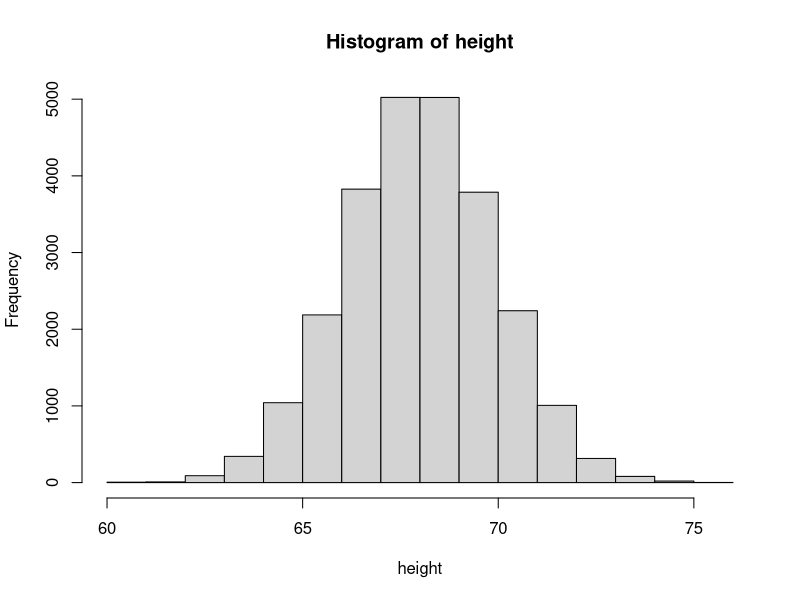

Write R code to recreate this figure.
## ---- chunk 1
knitr::opts_chunk$set(echo = TRUE)
## ---- chunk 2
#DATA LOAD
data <- read.csv('Height_data.csv')
height <- data$Height
 
hist(height) #histogram
 
#POPULATION PARAMETER CALCULATIONS
pop_sd <- sd(height)*sqrt((length(height)-1)/(length(height)))
pop_mean <- mean(height)

z <- (72 - pop_mean) / pop_sd
p_yellow1 <- pnorm(72, pop_mean, pop_sd)    #using x, mu, and sigma
p_yellow2 <- pnorm(z)                       #using z-score of 2.107

p_blue1 <- 1 - p_yellow1   #using x, mu, and sigma
p_blue2 <- 1 - p_yellow2   #using z-score of 2.107

